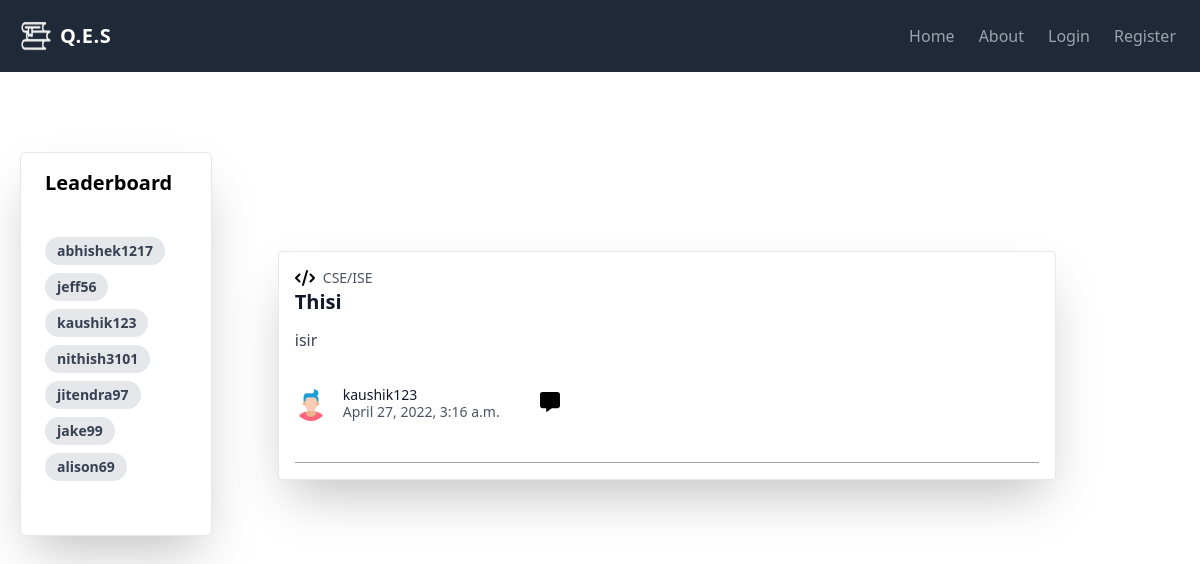
The page /qna/8/ on the database its author committed.
### users/models.py (models this page shows, shortened)
class Profile(models.Model):
    user = models.OneToOneField(User, on_delete=models.CASCADE)
    gender = models.CharField(max_length=20)
    age = models.IntegerField(null=True)
    reputation = models.IntegerField(blank=True,null=True)
    phone = models.CharField(max_length=10)
    profile_pic = models.ImageField(default='default.png',upload_to='profile_pics')

### QES/models.py (models this page shows, shortened)
class Questions(models.Model):
    title = models.TextField()
    content = models.TextField()
    category = models.CharField(max_length=255,choices=categories,default='CSE/ISE')
    upvotes = models.ManyToManyField(User,related_name="upvotes")
    downvoted = models.CharField(max_length=6,default='False')
    totalvotes = models.SmallIntegerField(default=0)
    date_posted = models.DateTimeField(auto_now_add=True)
    author = models.ForeignKey(User, on_delete=models.CASCADE)

### QES/views.py (the view)
# urls.py: path('qna/<int:pk>/',QuestionsDetailView.as_view(),name="qna"),
class QuestionsDetailView(DetailView):
    model = Questions
    template_name = 'qna.html'
    def get_context_data(self, **kwargs):
        context = super(QuestionsDetailView, self).get_context_data(**kwargs)
        grab = get_object_or_404(Questions, id=self.kwargs['pk'])
        context["answers"] = Answers.objects.filter(question_id=grab.id).order_by('-totalvotes')
        context['profiles'] = Profile.objects.all().order_by('-reputation')[:7]
        return context

### templates/qna.html (shortened to what this page needs)
{% extends 'base.html' %}
{% load crispy_forms_tags %}
{% block content %}
<main>
    <div
      class="max-w-sm rounded-md overflow-hidden h-96 w-48 mt-20 mx-5 border-r border-b border-l border-t border-gray-200 shadow-2xl">
      <div class="px-6 py-4">
        <div class="font-bold text-xl mb-2">Leaderboard</div>
      </div>
      <div class="px-6 pt-4 pb-2">
        {% for profile in profiles%}
            <span
                class="inline-block bg-gray-200 rounded-full px-3 py-1 text-sm font-semibold text-gray-700 mr-2 mb-2">{{ profile.user.username}}</span>
            {% endfor %}
      </div>
    </div>
    <div class="p-10 content-center justify-center flex flex-col flex-grow">
      <div class=" w-5/6 lg:max-w-full lg:flex justify-center mx-40 -mt-[422px]">
        <div
          class="border-gray-400 border-l border-r border-b lg:border-t lg:border-gray-200 bg-white rounded-b lg:rounded-b-none lg:rounded-r lg:rounded-l p-4 flex flex-col justify-between leading-normal w-5/6 shadow-2xl">
          <div class="mb-8">
            <p class="text-sm text-gray-600 flex items-center">
              {{ object.category }}
            </p>
            <div class="text-gray-900 font-bold text-xl mb-2 flex">{{ object.title }}</div>
            <p class="text-gray-700 text-base leading-8">{{ object.content }}<br />
            </p>
          </div>
          <div class="flex items-center mb-10">
            <img class="w-8 h-8 rounded-full mr-4" src="{{ object.author.profile.profile_pic.url }}" alt="pic">
            <div class="text-sm">
              <p class="text-gray-900 leading-none">{{ object.author.username }}</p>
              <p class="text-gray-600">{{ object.date_posted }}</p>
            </div>
            <div>
              <button class="mx-10">
              </button>
            </div>
          </div>
          <hr class="border-gray-400">
        </div>
      </div>
    </div>
</main>
{% endblock content %}

### rows shown on the page
Profile: user.username "abhishek1217"
Profile: user.username "jeff56"
Profile: user.username "kaushik123"
Profile: user.username "nithish3101"
Profile: user.username "jitendra97"
Profile: user.username "jake99"
Profile: user.username "alison69"
Questions: category "CSE/ISE", title "Thisi", content "isir", author.profile.profile_pic (placeholder picture), author.username "kaushik123", date_posted "April 27, 2022, 3:16 a.m."
